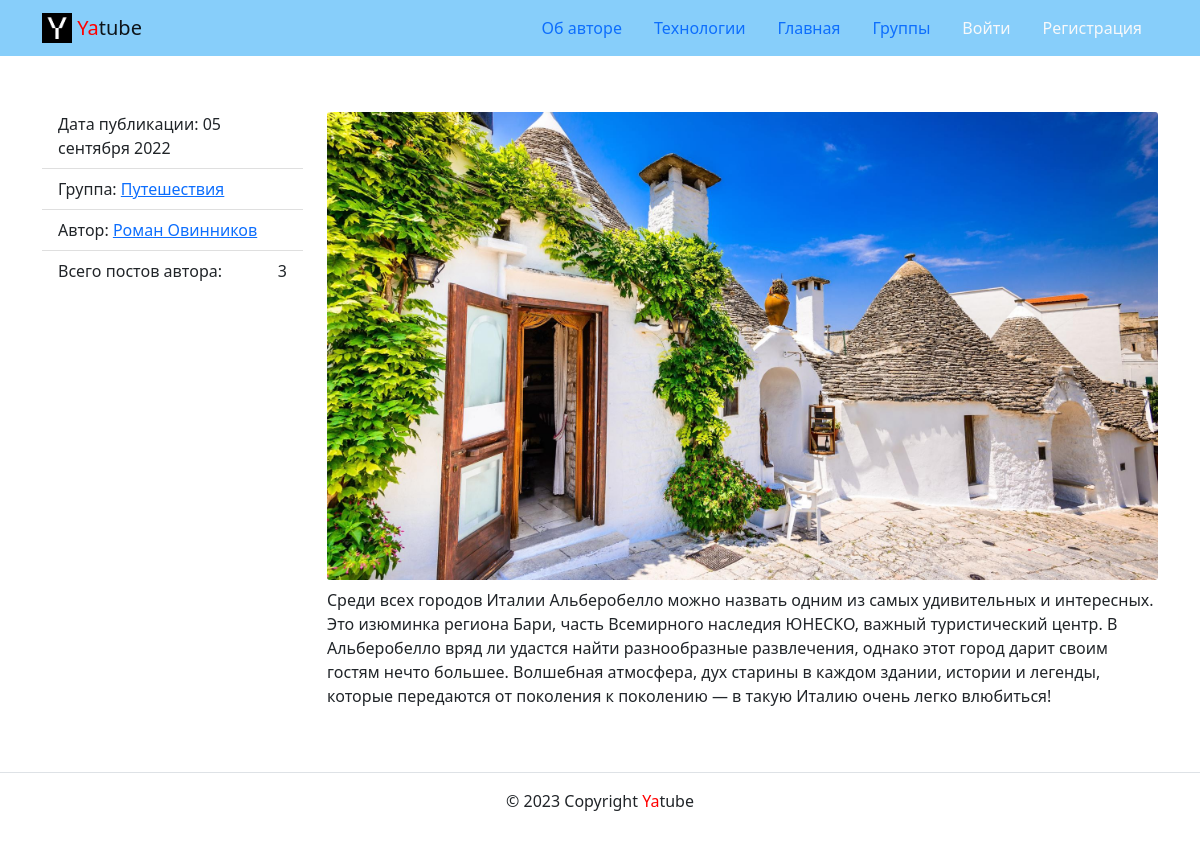
Page /posts/66/ on the committed database.
### posts/models.py (models this page shows, shortened)
class Post(models.Model):
    author = models.ForeignKey(
        User,
        help_text='Автор поста',
        on_delete=models.CASCADE,
        related_name='posts',
        verbose_name='Автор поста',
    )
    group = models.ForeignKey(
        Group,
        blank=True,
        help_text='Группа, к которой будет относиться пост',
        null=True,
        on_delete=models.SET_NULL,
        related_name='posts',
        verbose_name='Группа',
    )
    image = models.ImageField(
        'Картинка',
        blank=True,
        upload_to='posts/',
    )
    pub_date = models.DateTimeField(
        auto_now_add=True,
        db_index=True,
        help_text='Дата публикации поста',
        verbose_name='Дата публикации поста',
    )
    text = models.TextField(
        help_text='Введите текст поста',
        verbose_name='Текст поста',
    )
    class Meta:
        ordering = ['-pub_date']
        verbose_name = 'Пост'
        verbose_name_plural = 'Посты'

class Group(models.Model):
    description = models.TextField(
        verbose_name='Описание группы',
        help_text='Описание группы',
    )
    slug = models.SlugField(
        unique=True,
        verbose_name='Короткий адрес группы',
        help_text='Короткий адрес группы'
    )
    title = models.CharField(
        max_length=200,
        verbose_name='Название группы',
        help_text='Название группы'
    )
    def __str__(self) -> str:
        return self.title

### posts/views.py (the view)
# urls.py: path('posts/<int:post_id>/', views.post_detail, name='post_detail'),
def post_detail(request, post_id):
    post = get_object_or_404(Post, id=post_id)
    comments = post.comments.all().order_by('created')
    count = post.author.posts.count()
    form = CommentForm(
        request.POST or None
    )
    context = {
        'comments': comments,
        'count': count,
        'form': form,
        'post': post,
    }
    return render(request, 'posts/post_detail.html', context)

### core/context_processors/year.py (called while the page is built)
def year(request):
    return {
        'year': datetime.datetime.now().year
    }

### templates/posts/post_detail.html (shortened to what this page needs)
{% extends 'base.html' %}
{% load thumbnail %}
{% load static %}
{% block content %}
  <div class="container py-5">
    <div class="row">
      <aside class="col-12 col-md-3">
        <ul class="list-group list-group-flush">
          <li class="list-group-item">
            Дата публикации: {{ post.pub_date|date:"d E Y" }}
          </li>
          {% if post.group %}
            <li class="list-group-item">
              Группа: <a href="{% url 'posts:group_list' post.group.slug %}">{{ post.group }}</a>
            </li>
            {% endif %}
          <li class="list-group-item">
            Автор:
            {% if post.author.get_full_name %}
              <a href="{% url 'posts:profile' post.author.username %}">
                {{ post.author.get_full_name }}
              </a>
            {% else %}
              <a href="{% url 'posts:profile' post.author.username %}">
                {{ post.author.username }}
              </a>
            {% endif%}
          </li>
          <li class="list-group-item d-flex justify-content-between align-items-center">
            Всего постов автора:  <span >{{ count }}</span>
          </li>
        </ul>
      </aside>
      <article class="col-12 col-md-9">
        {% thumbnail post.image "1440x560" crop="center" upscale=False as im %}
          <img class="card-img my-2" src="{{ im.url }}">
        {% endthumbnail %}
        <p>
          {{ post.text }}
        </p>
      </article>
    </div>
  </div>
{% endblock %}

### rows in the picture
Post: pub_date "05 сентября 2022", group "Путешествия", author.get_full_name "Роман Овинников", text "Среди всех городов Италии Альберобелло можно назвать одним из самых удивительных и интересных. Это изюминка региона Бари, часть Всемирного наследия ЮНЕСКО, важный туристический центр. В Альберобелло вряд ли удастся найти разнообразные развлечения, однако этот город дарит своим гостям нечто большее. Волшебная атмосфера, дух старины в каждом здании, истории и легенды, которые передаются от поколения к поколению — в такую Италию очень легко влюбиться!"

### other values in the picture
{{ count }} "3"
